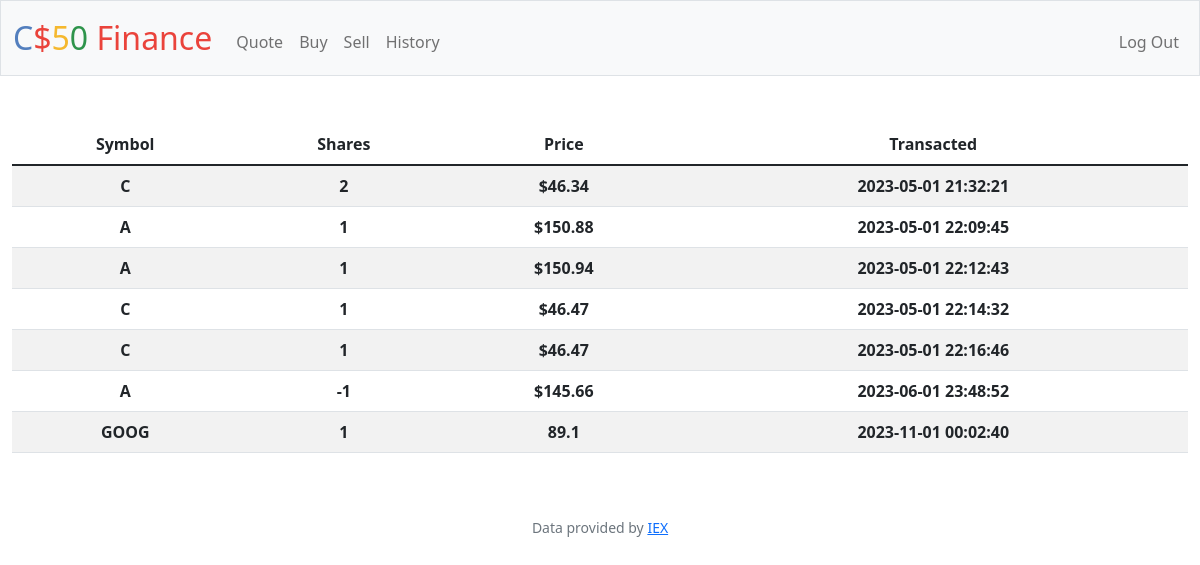
The page /history (signed in) on the database its author committed.
### tables this page shows
CREATE TABLE history(
    user_id int(10),
    symbol char(10),
    shares int(20),
    transacted datetime, 'price' INTEGER,
    FOREIGN KEY (user_id) REFERENCES users(id));

### app.py (the view)
@app.route("/history")
@login_required
def history():
    data = db.execute(
        "SELECT symbol, shares, transacted, price from history where user_id = ?", session["user_id"])
    return render_template("history.html", data=data)

### app.py (called while the page is built)
@app.after_request
def after_request(response):
    response.headers["Cache-Control"] = "no-cache, no-store, must-revalidate"
    response.headers["Expires"] = 0
    response.headers["Pragma"] = "no-cache"
    return response

### helpers.py (called while the page is built)
def login_required(f):
    @wraps(f)
    def decorated_function(*args, **kwargs):
        if session.get("user_id") is None:
            return redirect("/login")
        return f(*args, **kwargs)
    return decorated_function

### templates/history.html (shortened to what this page needs)
{% extends "layout.html" %}
{% block main %}
    <table class = "w-100 table table-striped">
        <thead>
            <tr>
                <th>Symbol</th>
                <th>Shares</th>
                <th>Price</th>
                <th>Transacted</th>
            </tr>
        </thead>
        <tbody>
            {% for d in data %}
            <tr>
                <th>{{ d["symbol"] }}</th>
                <th>{{ d["shares"] }}</th>
                <th>{{ d["price"] }}</th>
                <th>{{ d["transacted"] }}</th>
            </tr>
            {% endfor %}
        </tbody>
    </table>
{% endblock %}

### rows shown on the page
history: symbol "C", shares "2", price "$46.34", transacted "2023-05-01 21:32:21"
history: symbol "A", shares "1", price "$150.88", transacted "2023-05-01 22:09:45"
history: symbol "A", shares "1", price "$150.94", transacted "2023-05-01 22:12:43"
history: symbol "C", shares "1", price "$46.47", transacted "2023-05-01 22:14:32"
history: symbol "C", shares "1", price "$46.47", transacted "2023-05-01 22:16:46"
history: symbol "A", shares "-1", price "$145.66", transacted "2023-06-01 23:48:52"
history: symbol "GOOG", shares "1", price "89.1", transacted "2023-11-01 00:02:40"
